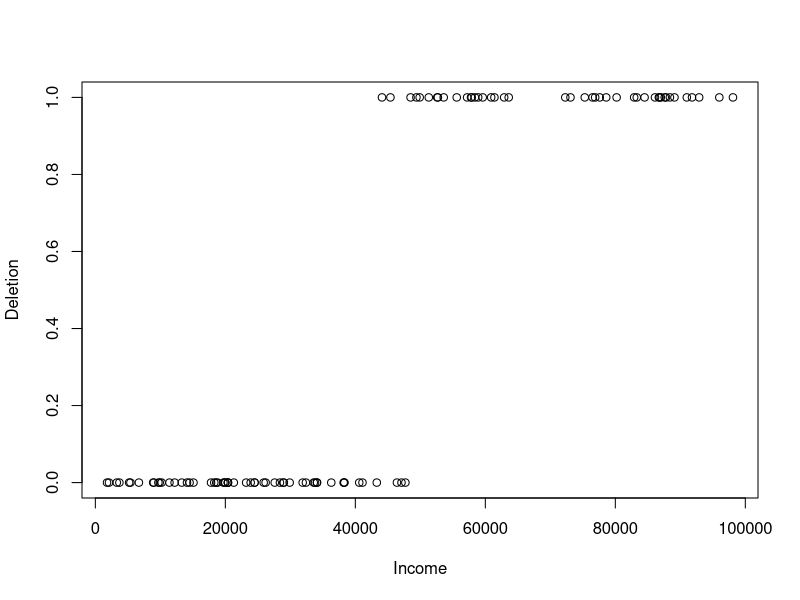
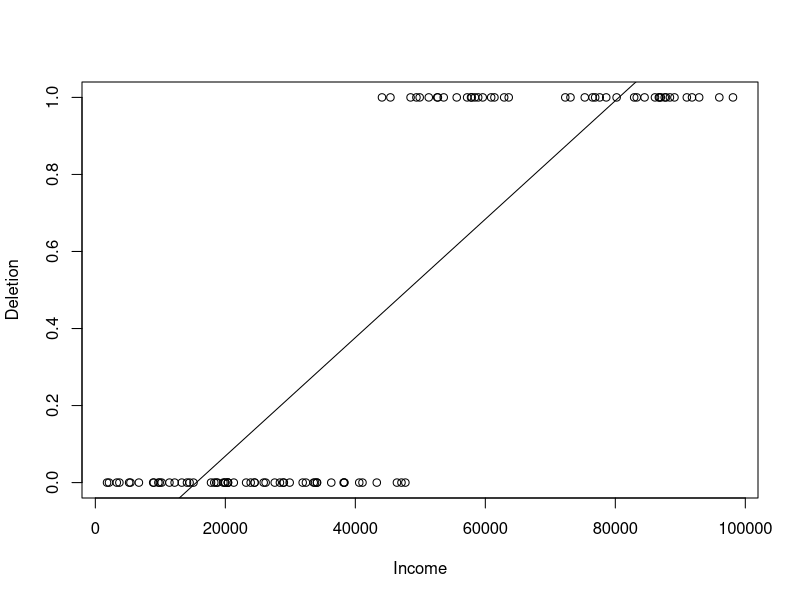
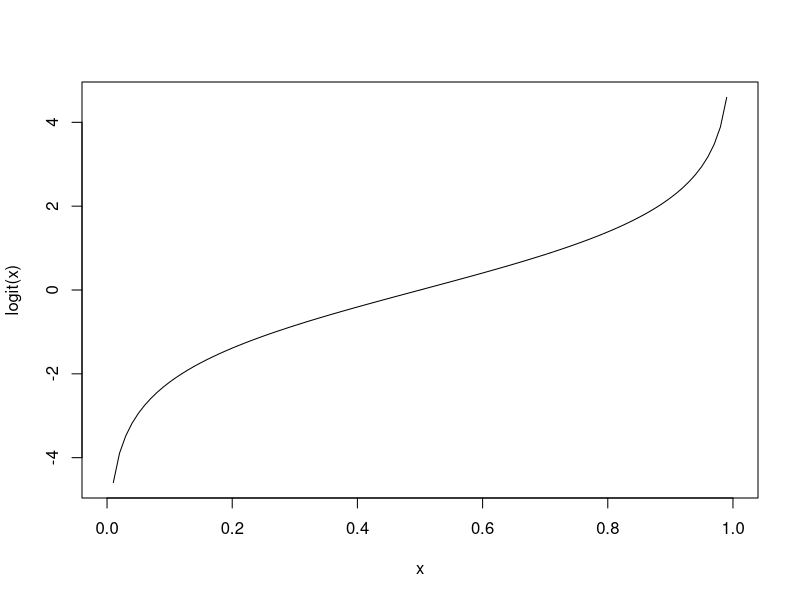
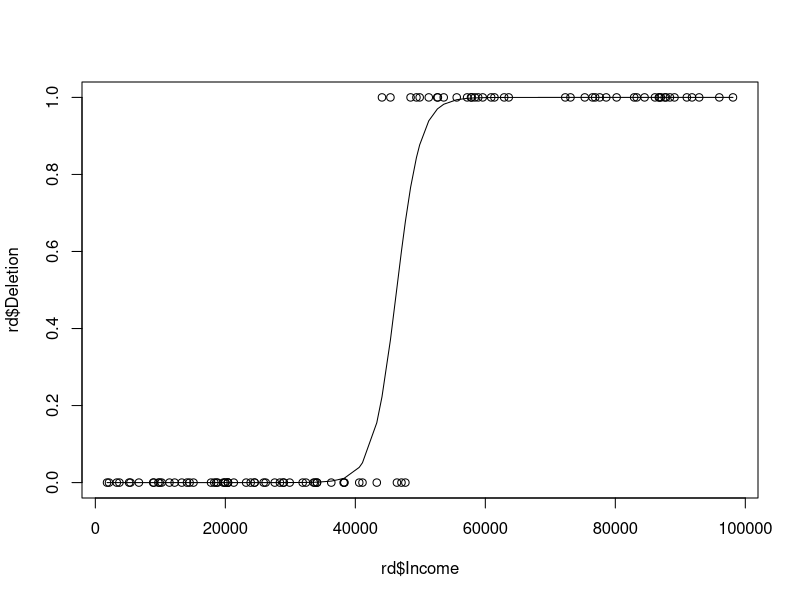
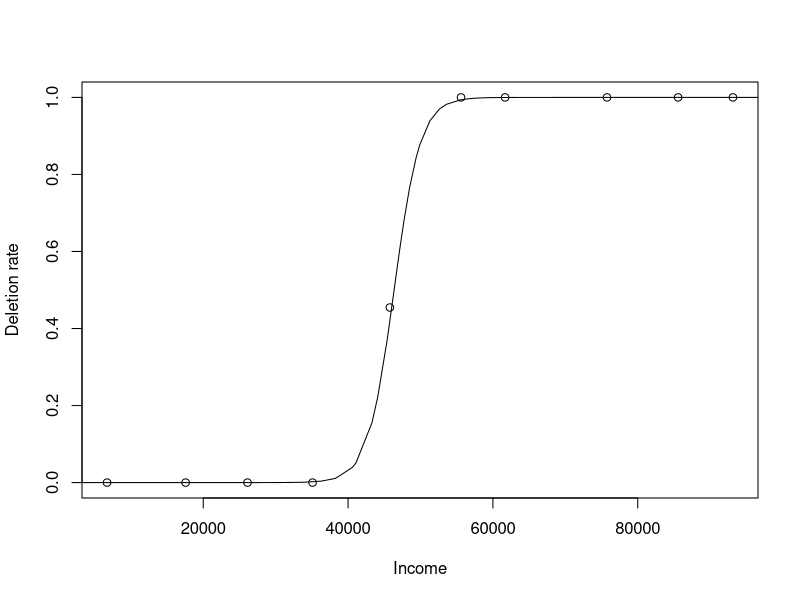
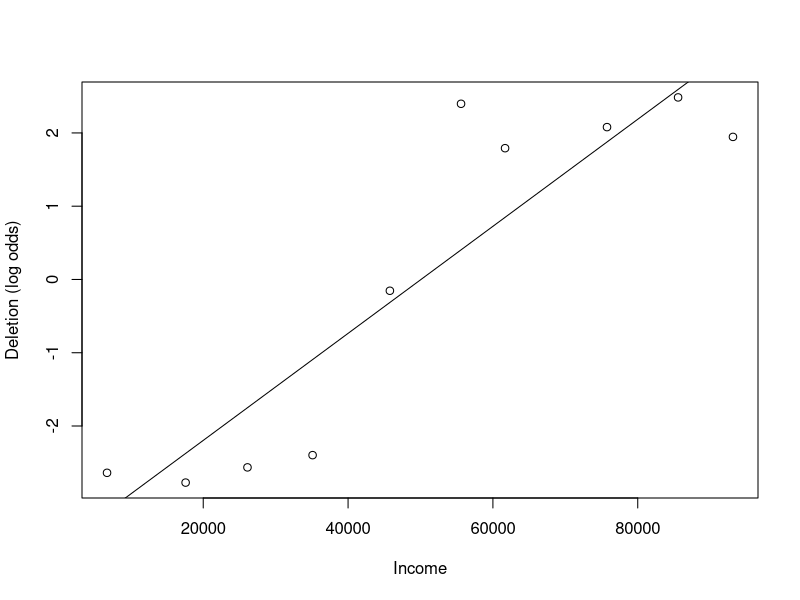
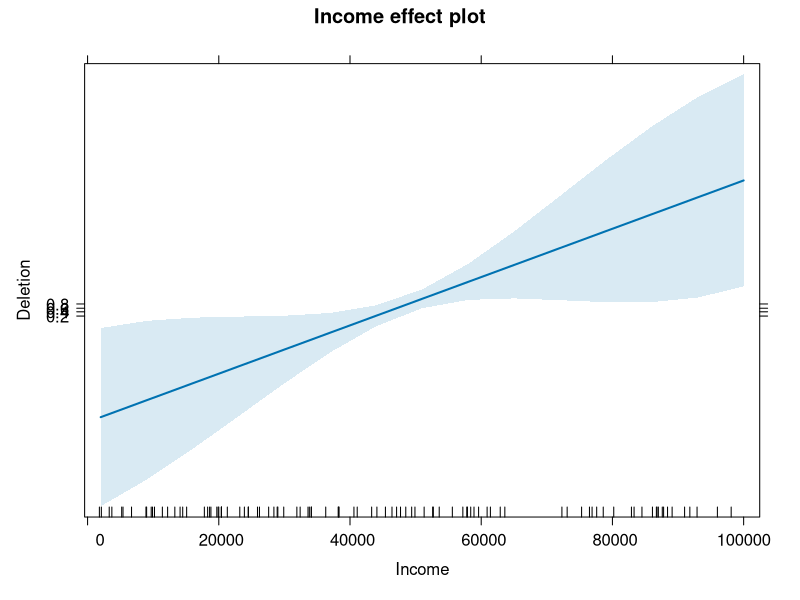

Here is the R script that generated these plots, in order:
# Figure 1
rd = read.delim("richdeletion.txt")

png(filename = "ch12.figure1.png", width = 1200, height = 900, unit = "px",
    res = 200)

options(scipen = 5)
plot(Deletion ~ Income, data = rd)

dev.off()

# Figure 2
rd = read.delim("richdeletion.txt")

png(filename = "ch12.figure2.png", width = 1200, height = 900, unit = "px",
    res = 200)

options(scipen = 5)
plot(Deletion ~ Income, data = rd)

rd.lm = lm(Deletion ~ Income, data = rd)	
abline(rd.lm) 

dev.off()

# Figure 3
library(gtools)

png(filename = "ch12.figure3.png", width = 1200, height = 900, unit = "px",
    res = 200)

curve(logit(x), 0, 1)

dev.off()

# Figure 4
rd = read.delim("richdeletion.txt")
rd.glm = glm(Deletion ~ Income, family = "binomial", data = rd)

png(filename = "ch12.figure4.png", width = 1200, height = 900, unit = "px",
    res = 200)

options(scipen = 5)		        
plot(rd$Deletion ~ rd$Income)	
rd.pred = predict(rd.glm, type = "response")
curve.df = data.frame(Income = rd$Income, fitted = rd.pred)
curve.df = curve.df[order(curve.df$Income), ]
lines(x = curve.df$Income, y = curve.df$fitted)	

dev.off()

# Figure 5
png(filename = "ch12.figure5.png", width = 1200, height = 900, unit = "px",
    res = 200)

bins = cut(rd$Income, 10) 			
mean.x = tapply(rd$Income, bins, mean) 	
prob.y = tapply(rd$Deletion, bins, mean)	
options(scipen = 5)
plot(mean.x, prob.y, ylab = "Deletion rate", xlab = "Income")
lines(x = curve.df$Income, y = curve.df$fitted)

dev.off()

# Figure 6
bins = cut(rd$Income, 10)	
logit.bin = function(vector) {
  prob1 = mean(c(vector, 0, 1)) 
  prob0 = 1 - prob1 		         
  log.odds = log(prob1 / prob0) 
  return(log.odds)			          
}
mean.x = tapply(rd$Income, bins, mean) 
logit.y = tapply(rd$Deletion, bins, logit.bin)	

png(filename = "ch12.figure6.png", width = 1200, height = 900, unit = "px",
    res = 200)

plot(mean.x, logit.y, ylab = "Deletion (log odds)", xlab = "Income")
abline(lm(logit.y ~ mean.x)) 			     

dev.off()

# Figure 7
library(effects)

rd = read.delim("richdeletion.txt")
rd.glm = glm(Deletion ~ Income, family = "binomial", data = rd)

png(filename = "ch12.figure6.png", width = 1200, height = 900, unit = "px",
    res = 200)

plot(allEffects(rd.glm))		

dev.off()
